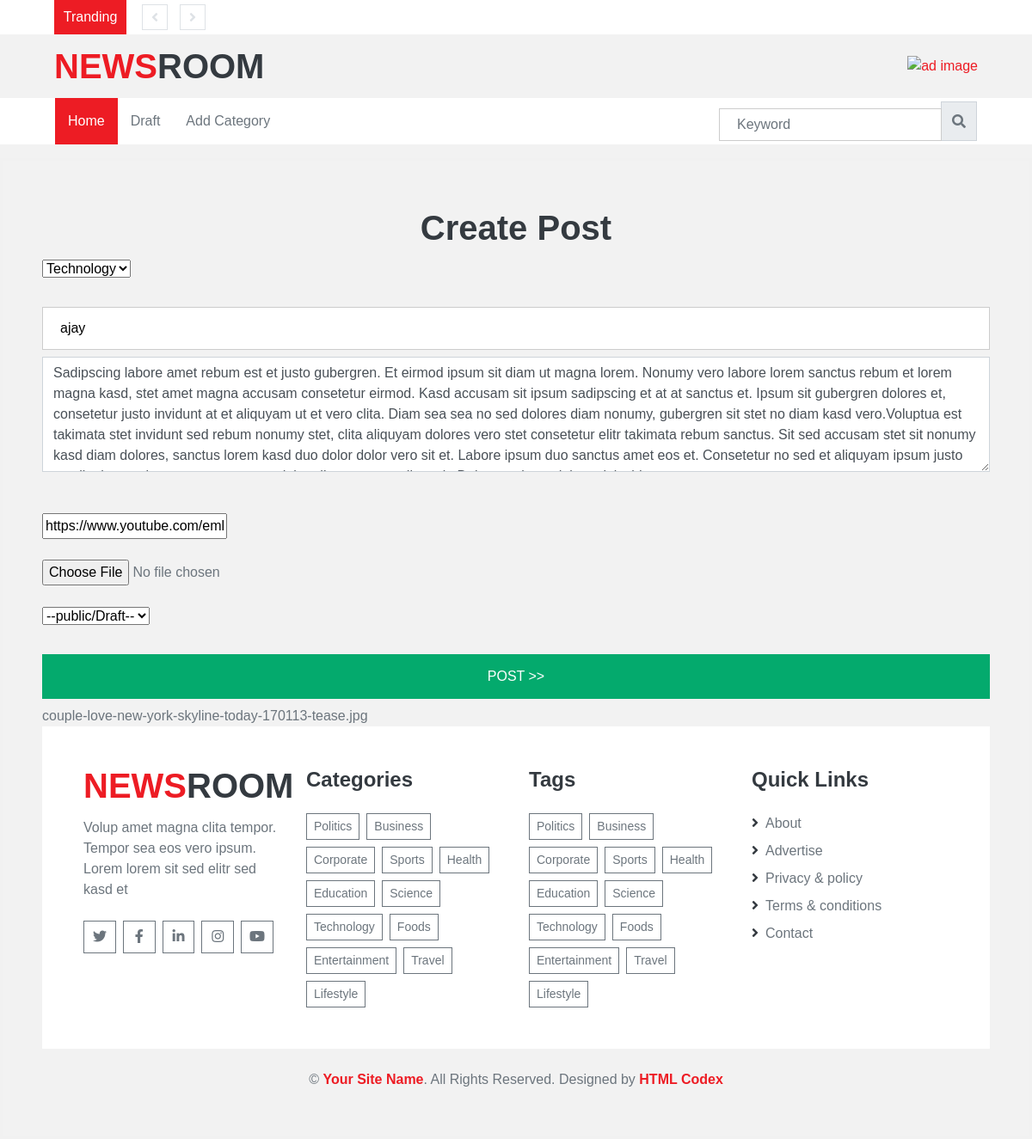
Page /edit/1 on the earlier database version.
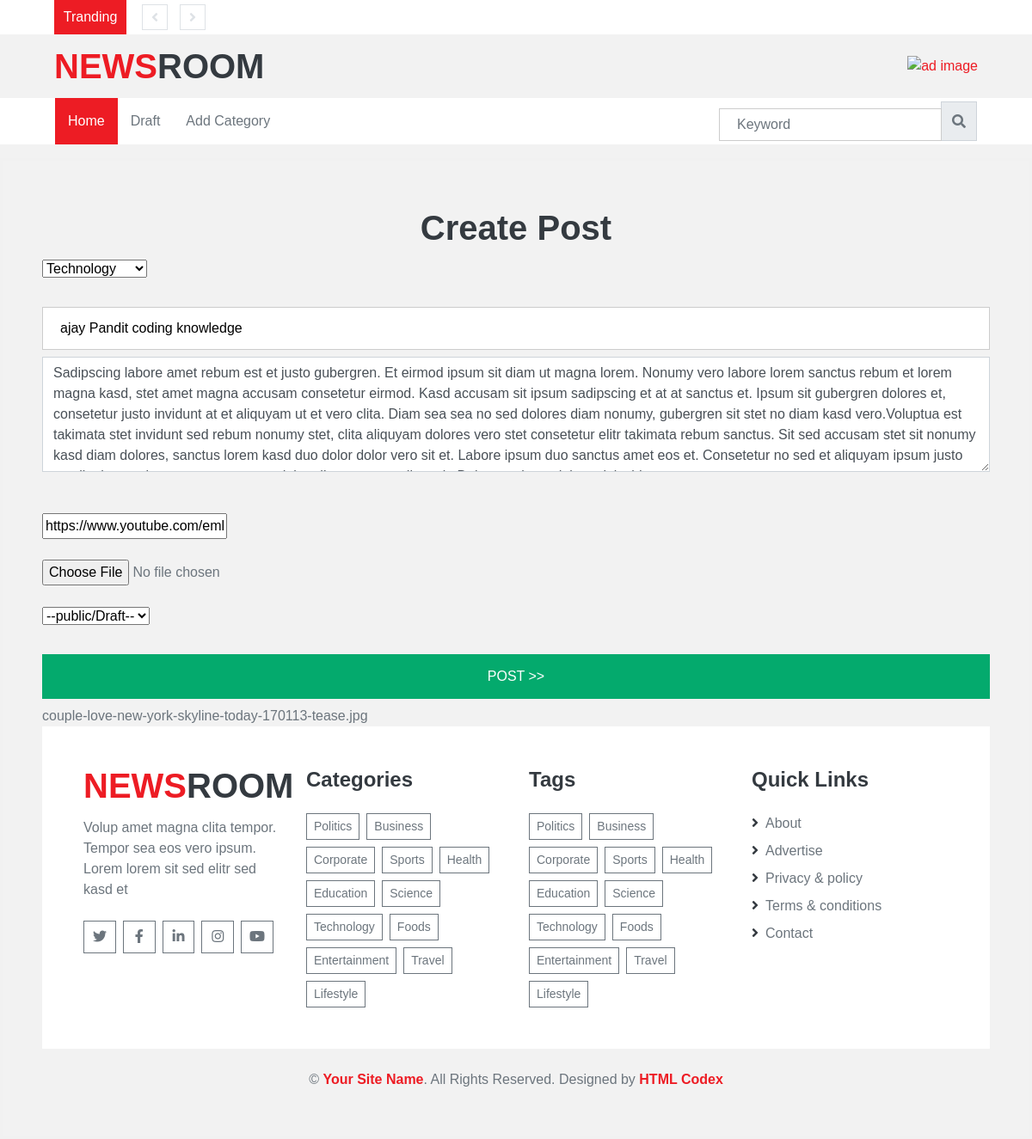
Same page on the later database version.
### info/models.py (models this page shows)
class news_table(models.Model):
    title = models.TextField()
    des = models.TextField()
    category = models.TextField()
    pub_draft = models.BooleanField()
    youtube_link = models.URLField(max_length=300,null=True)
    date = models.DateField(null=False , blank=False)
    time = models.TimeField(null=False , blank=False)
    image = models.ImageField(null=True,blank=True,upload_to='')

### news/views.py (the view, shortened to what this page needs)
# urls.py: path("edit/<int:id>",views.edit,name='edit'),
def edit(request,id):
    data=news_table.objects.get(id=id)
    fil = news_table.objects.filter(id=id)
    print(data)
    return render (request,'post.html',{'data':fil,'cat':category})

### templates/post.html (shortened to what this page needs)
{% extends 'showall.html' %}
{% block content %}
    <form class="form" method="post" enctype="multipart/form-data">
          <div class="imgcontainer">
            <h1>Create Post</h1>
          </div>
          <div class="container">
              <select name="category" >
                <option value="{{data.0.category}}">{{data.0.category}}</option>
            </select><br><br>
            <input type="text" placeholder="Title" value="{{data.0.title}}" name="title" required>
            <textarea id="message" placeholder="Decriptions" name="dec" cols="30" rows="5" value="{{data.0.des}}" class="form-control">{{data.0.des}}</textarea>
<br><br>
            <input type="url" value="{{data.0.youtube_link}}" placeholder="Youtube Link" name="ytub" >
<br><br>
            <input type="file" value="{{data.0.image}}" placeholder="Image" name="img" accept="image/*">
<br><br>
               <select name="pd" >
                   <option value="">--public/Draft--</option>
            </select><br><br>
            <button class="login" type="submit">POST >> </button>
        </form>
{{data.0.image}}
{% endblock %}

Differences in the rows shown:
changed news_table "couple-love-new-york-skyline-today-170113-tease.jpg": title "ajay" → "ajay Pandit coding knowledge"
